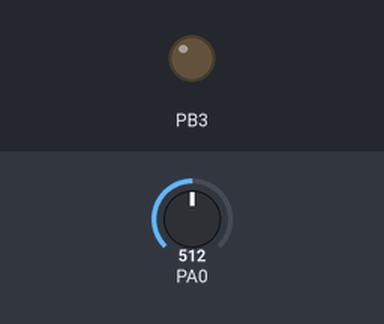
The program below on a simulated ATmega32, built with avr-gcc and emulated at 16 MHz. Shown: output pins drawn as LEDs (lit = HIGH). The test bench sets the inputs (shaded band); at power-on: PA0 = 512.

Above: at 1.2 s.
1.3 s: PA0 set to 716
At 1.8 s:
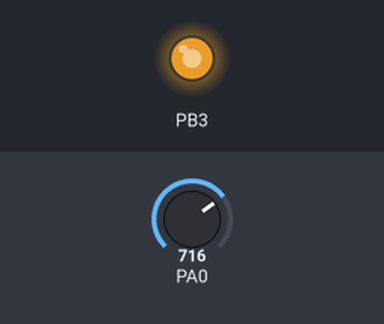
2.8 s: PA0 set to 750
At 4.0 s:
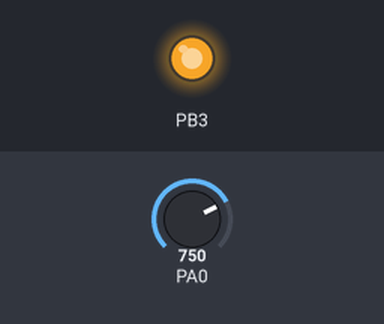
4.3 s: PA0 set to 768
At 5.3 s:
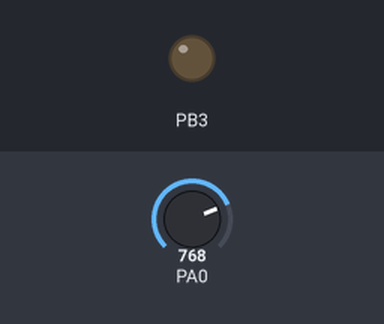
5.8 s: PA0 set to 900
At 6.5 s:
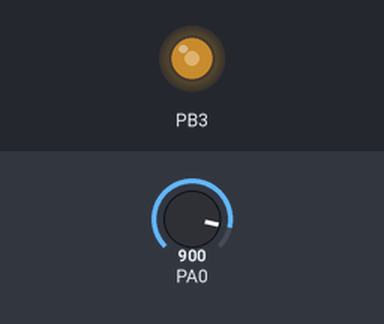
7.3 s: PA0 set to 306
At 7.6 s:
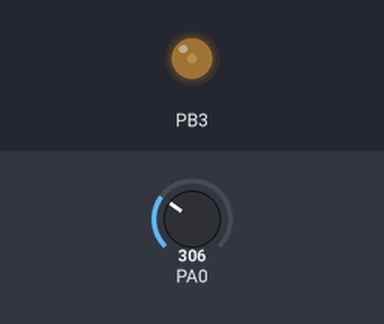
8.8 s: PA0 set to 0
At 10.0 s:
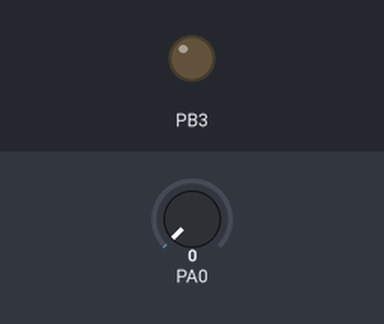
Timing chart, 0 to 11.3 s (numbered marks = the images above; inputs shaded):
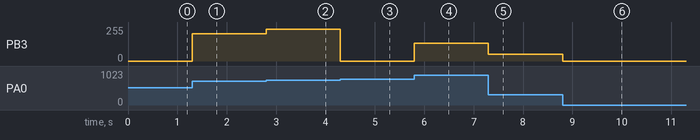

The program:

main.c
```c
#define F_CPU 16000000UL

#include <avr/io.h>
#include <util/delay.h>

void adc_init()
{
	// AREF = AVcc
	ADMUX = (1<<REFS0);

	// ADC Enable and prescaler of 128
	// 16000000/128 = 125000
	ADCSRA = (1<<ADEN)|(1<<ADPS2)|(1<<ADPS1)|(1<<ADPS0);
}

uint16_t adc_read(uint8_t ch)
{
	// select the corresponding channel 0~7
	// ANDing with  7? will always keep the value
	// of  ch  between 0 and 7
	ch &= 0b00000111;  // AND operation with 7
	ADMUX = (ADMUX & 0xF8)|ch; // clears the bottom 3 bits before ORing

	// start single convertion
	// write  1? to ADSC
	ADCSRA |= (1<<ADSC);

	// wait for conversion to complete
	// ADSC becomes  0? again
	// till then, run loop continuously
	while(ADCSRA & (1<<ADSC));

	return (ADC);   //ADC IS THE RETURNED VALUE


/*
	while (!(ADCSRA & (1<<ADIF)));     / * Wait until end of conversion by polling ADC interrupt flag * /
	ADCSRA |= (1<<ADIF);               / * Clear interrupt flag * /
	_delay_ms(1);                      / * Wait a little bit * /
	return ADCW;                       / * Return ADC word * /
*/
}


int main(void)
{
    adc_init();

	DDRB |=(1<<PD3); // oc0 pin is o/p
	TCCR0 = 0x61; // fast pwm - no prescaler - oc0 pin cleared on top


    while (1)
    {
		OCR0= adc_read(0);

    }
}
```

Measured:
- the behaviour switches between 767 and 768 on PA0 (found by bisection; images 2 and 3)
- after the input at 1.3 s, PB3: 0/255 → 204/255 at once
- after the input at 2.8 s, PB3: 204/255 → 238/255 at once
- after the input at 4.3 s, PB3: 238/255 → 0/255 at once
- after the input at 5.8 s, PB3: 0/255 → 132/255 at once
- after the input at 7.3 s, PB3: 132/255 → 50/255 at once
- after the input at 8.8 s, PB3: 50/255 → 0/255 at once
